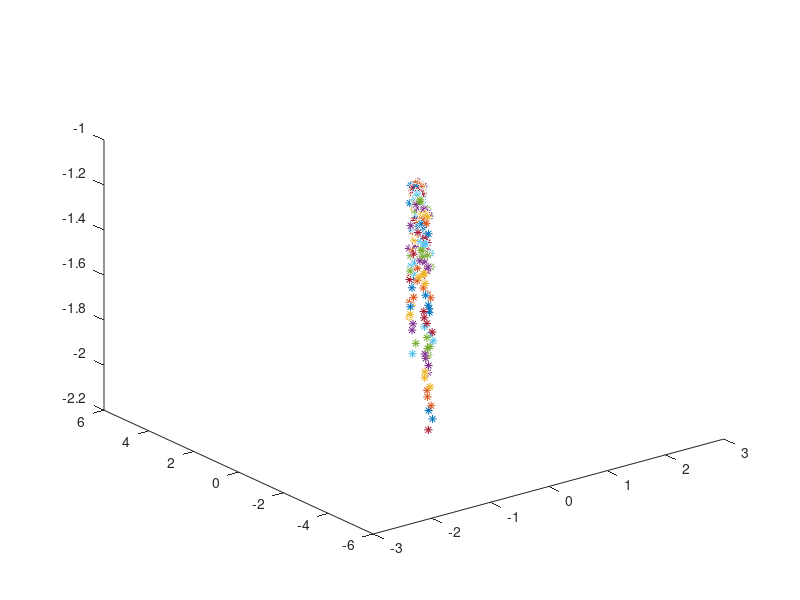

MATLAB code for this plot:
clear;
clc
close all;
%% Definição de constantes e coeficientes 

amostras=100;
t = linspace(-5, 5, amostras);



randomz=0.01*randn(1,amostras);
randomx=0.01*randn(1,amostras);
randomy=0.1*randn(1,amostras);
random_other=randn(1,amostras);

%ponto de origem do inimigo
x0=random_other(3);
y0=random_other(4);
z0=random_other(5);

a=-10*abs(randomz(1));
b=random_other(2);

azimute=pi/3;
%% Gerando trajetorias parabolicas com implementação de ruido de distribuiçao normal (1,0)

x=t.*cos(azimute)+x0;
y=t.*sin(azimute)+y0;

for n=1:1:amostras
    x1(n)=x(n)+randomx(n);

end

for n=1:1:amostras
    y1(n)=y(n)+randomy(n);

end

z = a*(x1.^2+y1.^2)+b+z0;

for n=1:1:amostras

    z1(n)=z(n)+randomz(n);

end
%% Plotando os gráficos

 
%plot3(x1,y1,z1);
axis equal
xlabel('x(t)')
ylabel('y(t)')
zlabel('z(t)')



%% 
[Xi,Yi]=meshgrid(t,t);
Zi=griddata(x1,y1,z1,Xi,Yi);
mesh(Xi,Yi,Zi);
plot3(x1,y1,Zi,'*');

